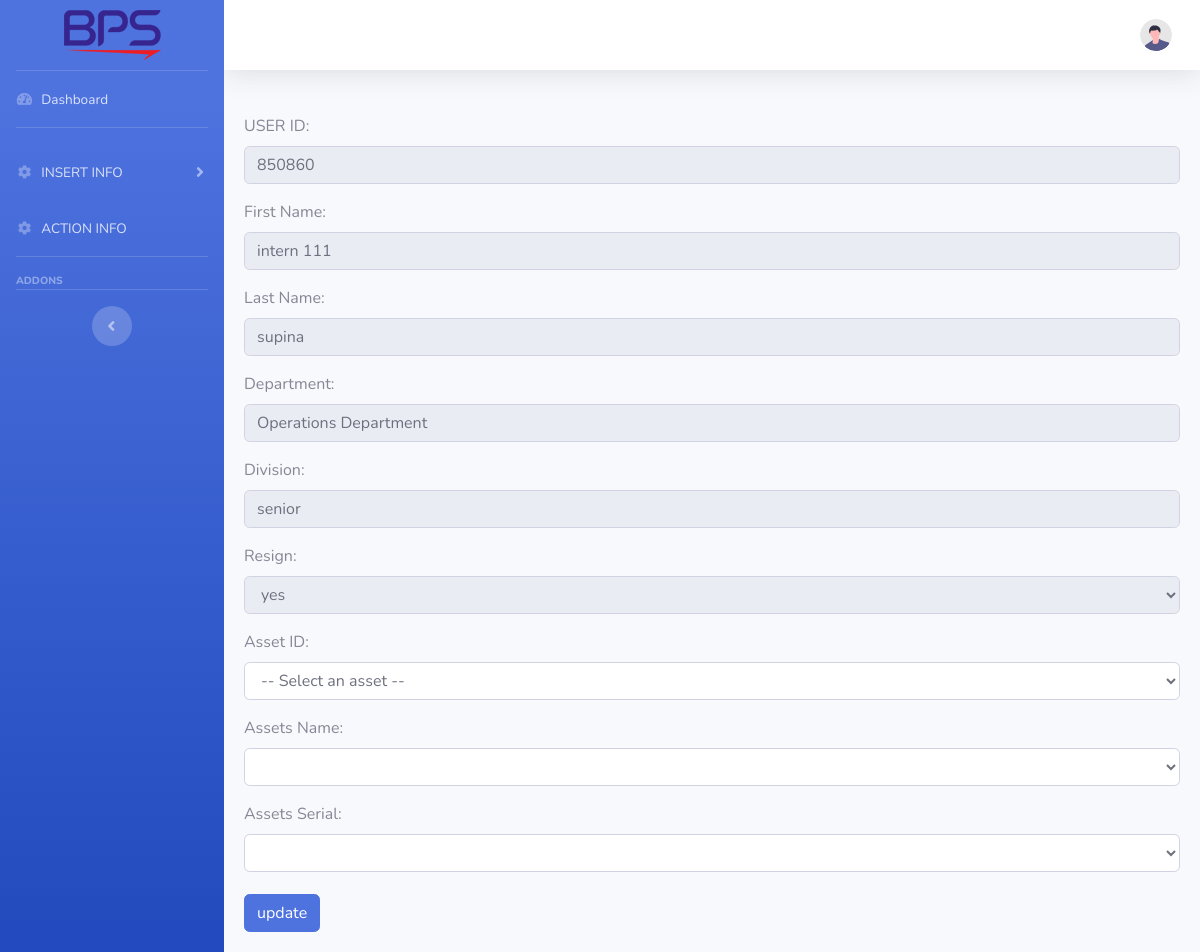
Page /admin/addownassets.php?id=7 on the committed database.
### tables this page shows
CREATE TABLE IF NOT EXISTS `users_info` (
  `id` int(11) NOT NULL AUTO_INCREMENT,
  `userid` varchar(100) NOT NULL,
  `firstname` varchar(100) NOT NULL,
  `lastname` varchar(100) NOT NULL,
  `depart` varchar(100) NOT NULL,
  `division` varchar(100) NOT NULL,
  `date` date NOT NULL,
  `resign` varchar(100) NOT NULL,
  `a_id` int(11) DEFAULT NULL,
  PRIMARY KEY (`id`),
  KEY `a_id` (`a_id`),
  CONSTRAINT `users_info_ibfk_1` FOREIGN KEY (`a_id`) REFERENCES `assets` (`a_id`)
);

### admin/addownassets.php (the view, shortened to what this page needs)
<?php
echo '
<script src="https://code.jquery.com/jquery-2.1.3.min.js"></script>
<script src="https://code.jquery.com/jquery-3.6.0.min.js"></script>
<script src="https://ajax.googleapis.com/ajax/libs/jquery/3.5.1/jquery.min.js"></script>
<script src="https://cdnjs.cloudflare.com/ajax/libs/sweetalert/1.1.3/sweetalert-dev.js"></script>
<link rel="stylesheet" href="https://cdnjs.cloudflare.com/ajax/libs/sweetalert/1.1.3/sweetalert.css">
';
include("../connection.php");
if (isset($_GET['id'])) {
    $id = $_GET['id'];
    $sql = "SELECT * FROM users_info WHERE id=?";
    $stmt = mysqli_prepare($conn, $sql);
    mysqli_stmt_bind_param($stmt, "d", $id);
    mysqli_stmt_execute($stmt);
    $result = mysqli_stmt_get_result($stmt);
    $row = mysqli_fetch_assoc($result);
}
?>
<!DOCTYPE html>
<html lang="en">
<head>
    <link href="vendor/fontawesome-free/css/all.min.css" rel="stylesheet" type="text/css">
    <link href="css/sb-admin-2.min.css" rel="stylesheet">
    <link href="vendor/datatables/dataTables.bootstrap4.min.css" rel="stylesheet">
</head>
<body id="page-top">
    <div id="wrapper">
        <ul class="navbar-nav bg-gradient-primary sidebar sidebar-dark accordion" id="accordionSidebar">
            <a class="sidebar-brand d-flex align-items-center justify-content-center" href="index.php">
                <img src="../img/logo-header.png" id="icon" alt="User Icon" />
            </a>
            <hr class="sidebar-divider my-0">
            <li class="nav-item">
                <a class="nav-link" href="index.php">
                    <i class="fas fa-fw fa-tachometer-alt"></i>
                    <span>Dashboard</span></a>
            </li>
            <hr class="sidebar-divider">
            <li class="nav-item">
                <a class="nav-link collapsed" href="#" data-toggle="collapse" data-target="#collapseInsert" aria-expanded="true" aria-controls="collapseInsert">
                    <i class="fas fa-fw fa-cog"></i>
                    <span>INSERT INFO</span>
                </a>
            </li>
            <li class="nav-item">
                <a class="nav-link collapsed" href="actioninfo.php">
                    <i class="fas fa-fw fa-cog"></i>
                    <span>ACTION INFO</span>
                </a>
            </li>
            <hr class="sidebar-divider">
            <div class="sidebar-heading">
                Addons
            </div>
            <hr class="sidebar-divider d-none d-md-block">
            <div class="text-center d-none d-md-inline">
                <button class="rounded-circle border-0" id="sidebarToggle"></button>
            </div>
        </ul>
        <div id="content-wrapper" class="d-flex flex-column">
            <div id="content">
                <nav class="navbar navbar-expand navbar-light bg-white topbar mb-4 static-top shadow">
                    <ul class="navbar-nav ml-auto">
                        <li class="nav-item dropdown no-arrow">
                            <a class="nav-link dropdown-toggle" href="#" id="userDropdown" role="button" data-toggle="dropdown" aria-haspopup="true" aria-expanded="false">
                                <img class="img-profile rounded-circle" src="img/undraw_profile.svg">
                            </a>
                        </li>
                    </ul>
                </nav>
                <div class="card-body">
                    <div class="table-responsive">
                        <table class="table table-bordered" id="dataTable" width="100%" cellspacing="0">
                            <form action="" method="post">
                                <div class="form-group">
                                    <label for="first_name">USER ID:</label>
                                    <input type="text" name="id" class="form-control" value="<?php echo $row['userid']; ?>" disabled>
                                </div>
                                <div class="form-group">
                                    <label for="first_name">First Name:</label>
                                    <input type="text" class="form-control" name="firstname" value="<?php echo $row['firstname']; ?>" disabled>
                                </div>
                                <div class="form-group">
                                    <label for="last_name">Last Name:</label>
                                    <input type="text" class="form-control" name="lastname" value="<?php echo $row['lastname']; ?>" disabled>
                                </div>
                                <div class="form-group ">
                                    <label for="email">Department:</label>
                                    <input type="text" class="form-control disable" name="depart" value="<?php echo $row['depart']; ?>" disabled>
                                </div>
                                <div class="form-group ">
                                    <label for="email">Division:</label>
                                    <input type="text" class="form-control disable" name="division" value="<?php echo $row['division']; ?>" disabled>
                                </div>
                                <div class="form-group">
                                    <label for="resign">Resign:</label>
                                    <select class="form-control" name="resign" id="resign" disabled>
                                        <option value="yes" <?php if ($row['resign'] === 'yes') echo 'selected'; ?>>yes</option>
                                    </select>
                                </div>
                                <div class="form-group">
                                    <label for="assets_id">Asset ID:</label>
                                    <select name="assets_id" id="assets_id" class="form-control" required>
                                        <option value="">-- Select an asset --</option>
                                    </select>
                                </div>
                                <div class="form-group">
                                    <label for="resign">Assets Name:</label>
                                    <select name="assets_name" class="form-control" id="assets_name">
                                    </select>
                                </div>
                                <div class="form-group">
                                    <label for="resign">Assets Serial:</label>
                                    <select name="assets_serial" class="form-control" id="assets_serial">
                                    </select>
                                </div>
                            </form>
                        </table>
                    </div>
                    <input type="submit" class="btn btn-primary" value="update" name="update">
                </div>
</body>
</html>

### rows in the picture
users_info: id "850860", firstname "intern 111", lastname "supina", depart "Operations Department", division "senior", resign "yes"
